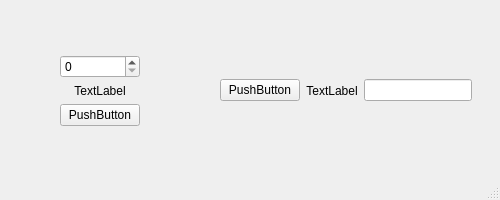
<?xml version="1.0" encoding="UTF-8"?>
<ui version="4.0">
 <class>MainWindow</class>
 <widget class="QMainWindow" name="MainWindow">
  <property name="geometry">
   <rect>
    <x>0</x>
    <y>0</y>
    <width>500</width>
    <height>200</height>
   </rect>
  </property>
  <property name="minimumSize">
   <size>
    <width>500</width>
    <height>200</height>
   </size>
  </property>
  <property name="maximumSize">
   <size>
    <width>500</width>
    <height>200</height>
   </size>
  </property>
  <property name="windowTitle">
   <string>MainWindow</string>
  </property>
  <widget class="QWidget" name="centralwidget">
   <widget class="QWidget" name="">
    <property name="geometry">
     <rect>
      <x>60</x>
      <y>40</y>
      <width>412</width>
      <height>101</height>
     </rect>
    </property>
    <layout class="QGridLayout" name="gridLayout">
     <item row="0" column="0">
      <layout class="QVBoxLayout" name="verticalLayout">
       <item>
        <widget class="QSpinBox" name="spinBox"/>
       </item>
       <item>
        <widget class="QLabel" name="label_2">
         <property name="text">
          <string>TextLabel</string>
         </property>
         <property name="alignment">
          <set>Qt::AlignCenter</set>
         </property>
        </widget>
       </item>
       <item>
        <widget class="QPushButton" name="pushButton_2">
         <property name="text">
          <string>PushButton</string>
         </property>
        </widget>
       </item>
      </layout>
     </item>
     <item row="0" column="1">
      <spacer name="horizontalSpacer">
       <property name="orientation">
        <enum>Qt::Horizontal</enum>
       </property>
       <property name="sizeHint" stdset="0">
        <size>
         <width>40</width>
         <height>20</height>
        </size>
       </property>
      </spacer>
     </item>
     <item row="0" column="2">
      <layout class="QHBoxLayout" name="horizontalLayout">
       <item>
        <widget class="QPushButton" name="pushButton">
         <property name="text">
          <string>PushButton</string>
         </property>
        </widget>
       </item>
       <item>
        <widget class="QLabel" name="label">
         <property name="layoutDirection">
          <enum>Qt::LeftToRight</enum>
         </property>
         <property name="text">
          <string>TextLabel</string>
         </property>
         <property name="alignment">
          <set>Qt::AlignCenter</set>
         </property>
        </widget>
       </item>
       <item>
        <widget class="QLineEdit" name="lineEdit"/>
       </item>
      </layout>
     </item>
    </layout>
   </widget>
  </widget>
  <widget class="QMenuBar" name="menubar">
   <property name="geometry">
    <rect>
     <x>0</x>
     <y>0</y>
     <width>500</width>
     <height>20</height>
    </rect>
   </property>
  </widget>
  <widget class="QStatusBar" name="statusbar"/>
 </widget>
 <resources/>
 <connections/>
</ui>
